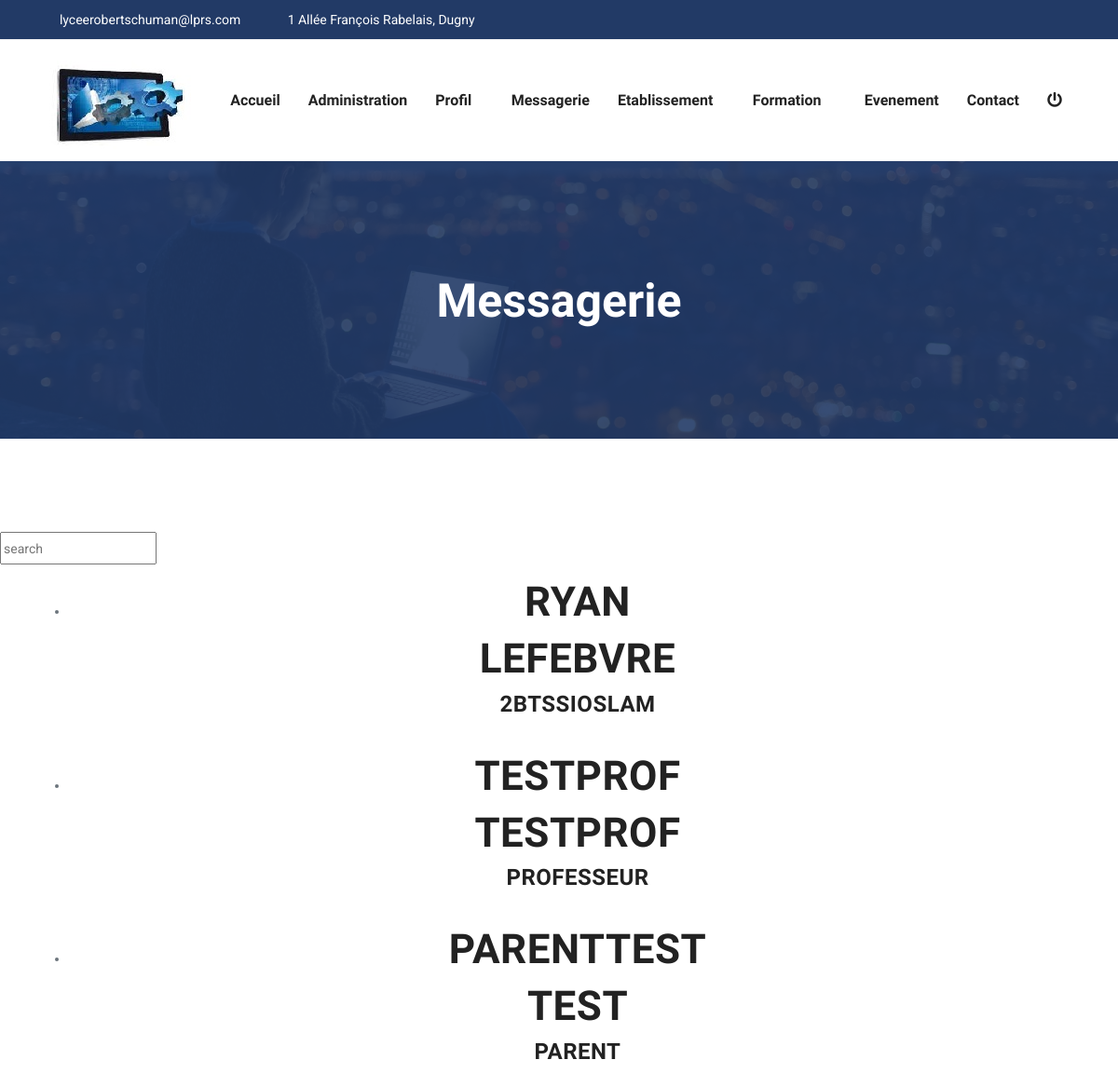
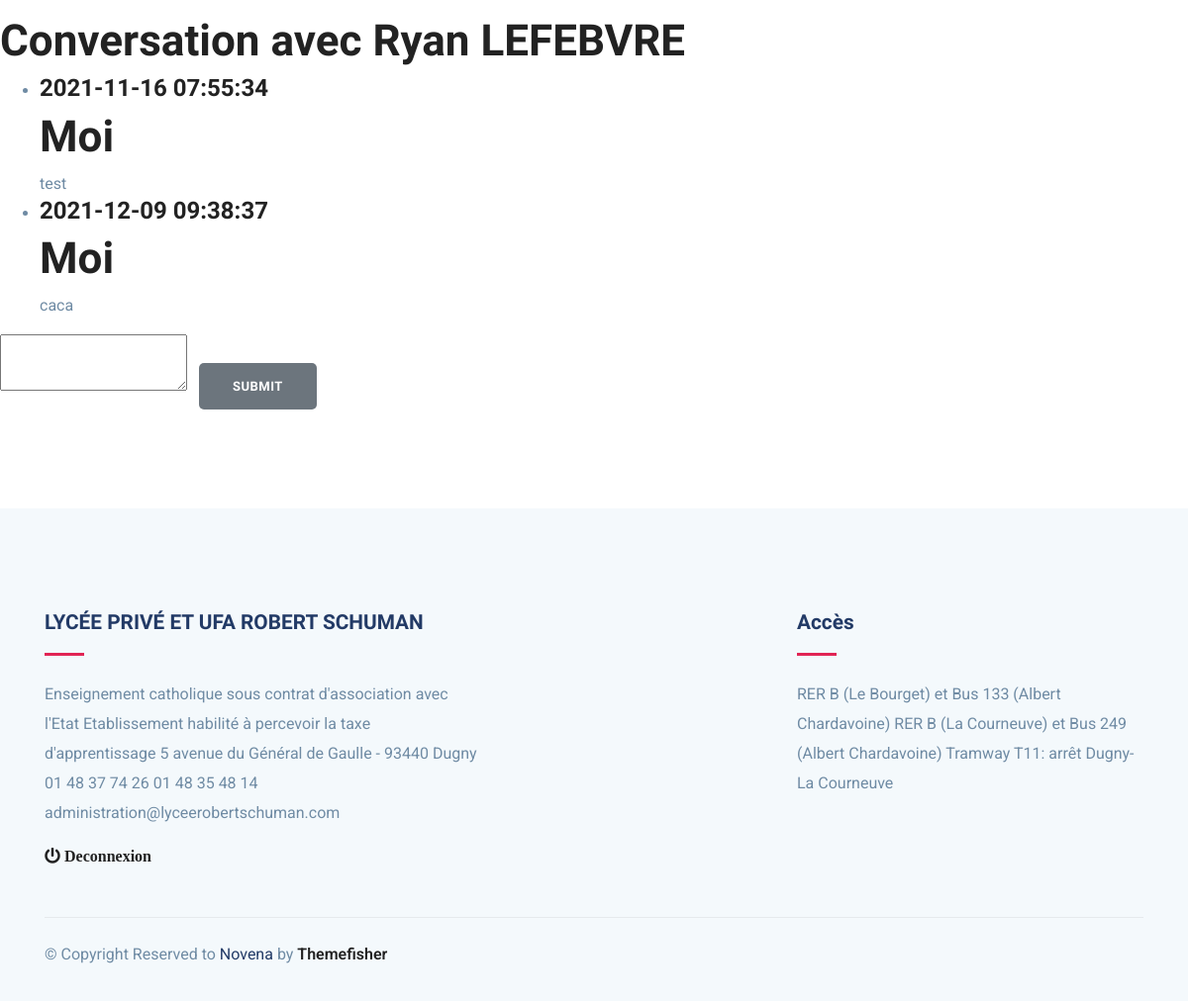
The app's page /view/chatbox/chatbox.php?destinataire=4 (signed in) with its own data (2 pictures, top to bottom).
### tables this page shows
CREATE TABLE `user` (
  `idUser` int(11) NOT NULL,
  `nom` varchar(200) NOT NULL,
  `prenom` varchar(200) NOT NULL,
  `mail` varchar(200) NOT NULL,
  `profil` varchar(200) NOT NULL,
  `classe` int(11) DEFAULT '21',
  `valide` tinyint(1) NOT NULL DEFAULT '0',
  `mdp` varchar(200) NOT NULL
);

CREATE TABLE `classe` (
  `idClasse` int(11) NOT NULL,
  `libelle` varchar(200) NOT NULL
);

CREATE TABLE `messages` (
  `idMessage` int(11) NOT NULL,
  `userExp` int(11) NOT NULL,
  `userDest` int(11) NOT NULL,
  `message` text NOT NULL,
  `date` datetime NOT NULL
);

### view/chatbox/chatbox.php (the view, shortened to what this page needs)
<?php
$Manager = new Manager();
$db = $Manager->connexion_bdd();
if (!isset($_SESSION['mail'])) {
    header('Location: /ProjetLPRS/index.php');
} else {
?>
<!DOCTYPE html>
<html lang="zxx">
<head>
    <link rel="stylesheet" type="text/css" href="//cdn.datatables.net/1.11.3/css/jquery.dataTables.min.css">
    <link rel="stylesheet" href="../../plugins/bootstrap/css/bootstrap.min.css">
    <link rel="stylesheet" href="../../plugins/icofont/icofont.min.css">
    <link rel="stylesheet" href="../../plugins/slick-carousel/slick/slick.css">
    <link rel="stylesheet" href="../../plugins/slick-carousel/slick/slick-theme.css">
    <link rel="stylesheet" href="../../css/style.css">
    <link rel="stylesheet" href="../../css/chatbox.scss">
</head>
<?php
include('../header/headerinview.php');
$mymail=$_SESSION['mail'];
$myinfo= $db->prepare('SELECT idUser,nom,prenom FROM user WHERE mail = ?');
$myinfo->execute(array($mymail));
$myinfo = $myinfo->fetch();
$myid = $myinfo['idUser'];
$user= $db->prepare("SELECT idUser, nom, prenom, profil, libelle FROM user INNER JOIN classe ON user.classe = classe.idClasse WHERE (profil != 'admin') AND idUser != ?");
$user->execute(array($myid));
$user = $user->fetchall();
?>
<section class="page-title bg-1">
    <div class="container">
        <div class="row">
            <div class="col-md-12">
                <div class="block text-center">
                    <h1 class="text-capitalize mb-5 text-lg">Messagerie</h1>
                </div>
            </div>
        </div>
    </div>
</section>
<section class="section service-2">
    <div class="containerchat">
        <div id="container">
            <aside class="asidechat">
                <header>
                    <input type="text" placeholder="search">
                </header>
                <ul id="userul">
                    <?php
                    foreach ($user as $value){
                    ?>
                        <form method="get" action="chatbox.php?idUser=<?= (isset($_GET['destinataire'])) ? $_GET['destinataire']  : ""?>">
<button type="submit" class="btn btn-outline-secondary btn-lg btn-block">
                    <li>
                        <div>
                            <h2 name="prenom"><?php echo $value['prenom'];?> </h2><h2 name="nom"> <?php echo $value['nom'];?> </h2>
                            <h3>
                                <?php if ($value['profil']=='etudiant'){echo $value['libelle'];}
                                else if ($value['profil']=='prof'){
                                    echo 'Professeur';
                                }
                                else if ($value['profil']=='parent'){
                                    echo 'Parent';
                                }?>
                            </h3>
                        </div>
                    </li>
</button></form>
                    <?php } ?>
                </ul>
            </aside>
            <main class="mainchat" id="chatmain">
                <header>
                    <?php
                    if (empty($_GET['destinataire'])) { ?>
                    <div>
                        <h2>Bonjour <?php echo $myinfo['prenom']; echo ' '; echo $myinfo['nom']; ?></h2>
                        <br><h3>Selectionnez un destinataire</h3>
                    </div>
                    <?php }
                    else if (isset($_GET['destinataire'])){
                        $destinataireid = $_GET['destinataire'];
                    $destinfo= $db->prepare("SELECT nom, prenom FROM user WHERE idUser = ? ");
                    $destinfo->execute(array($destinataireid));
                    $destinfo = $destinfo->fetch(); ?>
                    <div>
                        <h2>Conversation avec  <?php
                         echo $destinfo['prenom']; echo " "; echo $destinfo['nom']; ?></h2>
                    </div>
                </header>
                <?php
                $messages = $db ->prepare("SELECT * FROM messages WHERE (userExp = $destinataireid AND userDest= $myid) OR  (userExp = $myid AND userDest = $destinataireid) ORDER BY idMessage");
                $messages->execute(array());
                $messages=$messages->fetchall();
                if (empty($messages)){ ?>
                <ul id="chat">
                <footer>
                    <form action="../../traitement/newconversation.php" method="post" id="testForm2">
                        <input name="userExp" type="hidden" value="<?php echo $myid;?>">
                        <input name="userDest" type="hidden" value="<?php echo $destinataireid;?>">
                        <textarea name="message" placeholder="Commencez la conversation, envoyez le premier message !"> </textarea>
                    <img src="https://s3-us-west-2.amazonaws.com/s.cdpn.io/1940306/ico_picture.png" alt="">
                    <img src="https://s3-us-west-2.amazonaws.com/s.cdpn.io/1940306/ico_file.png" alt="">
                        <input type="submit" class="btn btn-secondary">
                        </form>
                </footer>
            </main>
        </div>
    </ul>
        <script id="message-template" type="text/x-handlebars-template">
            <li class="clearfix">
                <div class="message-data align-right">
                    <span class="message-data-time" >{{time}}, Today</span> &nbsp; &nbsp;
                    <span class="message-data-name" >Olia</span> <i class="fa fa-circle me"></i>
                </div>
                <div class="message other-message float-right">
                    {{messageOutput}}
                </div>
            </li>
        </script>
        <script id="message-response-template" type="text/x-handlebars-template">
            <li>
                <div class="message-data">
                    <span class="message-data-name"><i class="fa fa-circle online"></i> Vincent</span>
                    <span class="message-data-time">{{time}}, Today</span>
                </div>
                <div class="message my-message">
                    {{response}}
                </div>
            </li>
        </script>
                    <?php
                }
                else{
?>
        <ul id="chat">
        <?php
                    foreach ($messages as $value){
                        if ($value['userExp']==$destinataireid) {
                ?>
                    <li class="you">
                        <div class="entete">
                            <span class="status green"></span>
                            <h2> <?php echo $destinfo['prenom']; echo ' '; echo $destinfo['nom'];?></h2>
                            <h3><?php echo $value['date']?></h3>
                        </div>
                        <div class="triangle"></div>
                        <div class="message">
                            <?php echo $value['message']; ?>
                        </div>
                    </li>
            <?php }
                        else if ($value['userExp']==$myid) {
            ?>
                    <li class="me">
                        <div class="entete">
                            <h3><?php echo $value['date'] ?></h3>
                            <h2>Moi</h2>
                        </div>
                        <div class="message">
                            <?php echo $value['message'];?>
                        </div>
                    </li>
            <?php } }?>
                </ul>
        <footer>
            <form action="../../traitement/newconversation.php" method="post" id="testForm">
                <textarea name="message" placeholder="Saisissez votre message"> </textarea>
                <input type="submit" class="btn btn-secondary">
                </form>
        </footer>
            </main>
        </div>
        <?php }} ?>
    </div>
</section>
<?php
include('../footer/footerinview.php');
?>
</body>
</html>
<?php }?>

### records on screen
user: prenom "RYAN", nom "LEFEBVRE", classe.libelle "2BTSSIOSLAM", prenom "Ryan"
user: prenom "TESTPROF", nom "TESTPROF", profil "PROFESSEUR"
user: prenom "PARENTTEST", nom "TEST", profil "PARENT"
messages: date "2021-11-16 07:55:34", message "test"
messages: date "2021-12-09 09:38:37", message "caca"
